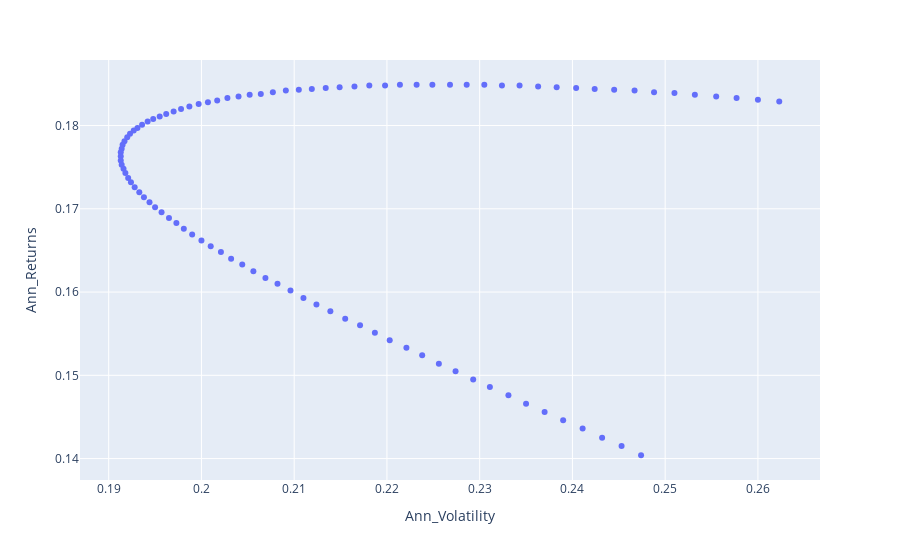

The code cell stored with this chart in its notebook:
### Code cell
import plotly.express as px
fig = px.scatter(portfolios, x="Ann_Volatility", y="Ann_Returns", hover_data=[stk_1, stk_3])
fig.show()
